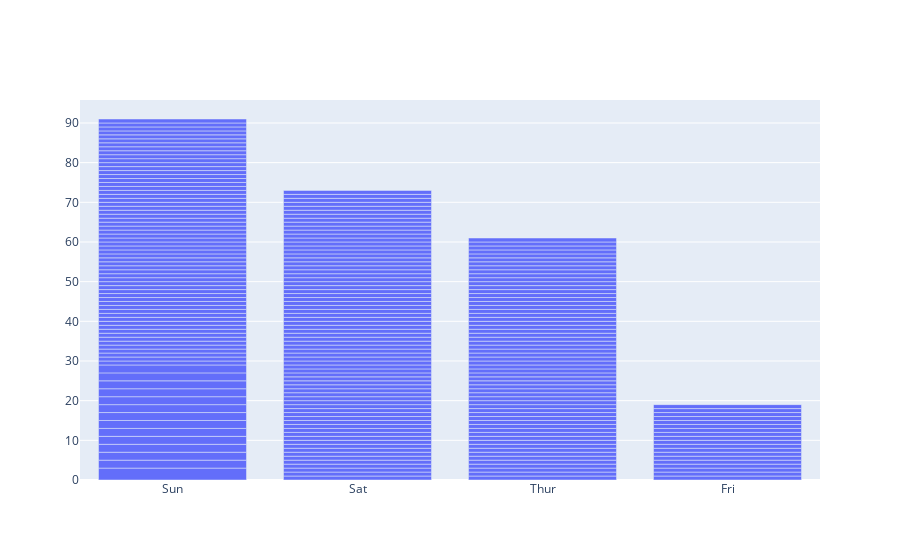

Notebook source saved alongside this figure:
### Code cell
fig = go.Figure()
fig.add_trace(go.Bar(x=tips.day, y=tips.total_bill.value_counts()))

### Figure 1 — Plotly figure (JSON) as saved in the notebook; plotly's stock layout.template omitted (floating-point values rounded to 4 significant figures; data arrays with more than 128 entries replaced by an {"elided": "..."} marker saying what was removed)
{"data": [{"type": "bar", "x": {"elided": "244 str values"}, "y": {"elided": "229 int values"}}], "layout": {}}
